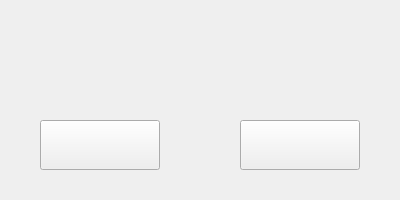
<?xml version="1.0" encoding="UTF-8"?>
<ui version="4.0">
 <class>GoRestartMaya</class>
 <widget class="QWidget" name="GoRestartMaya">
  <property name="geometry">
   <rect>
    <x>0</x>
    <y>0</y>
    <width>400</width>
    <height>200</height>
   </rect>
  </property>
  <property name="minimumSize">
   <size>
    <width>400</width>
    <height>200</height>
   </size>
  </property>
  <property name="maximumSize">
   <size>
    <width>400</width>
    <height>200</height>
   </size>
  </property>
  <property name="windowTitle">
   <string>GoRestartMaya</string>
  </property>
  <widget class="QLabel" name="background">
   <property name="geometry">
    <rect>
     <x>0</x>
     <y>0</y>
     <width>400</width>
     <height>200</height>
    </rect>
   </property>
   <property name="text">
    <string/>
   </property>
  </widget>
  <widget class="QPushButton" name="Quit_maya_bttn">
   <property name="geometry">
    <rect>
     <x>40</x>
     <y>120</y>
     <width>120</width>
     <height>50</height>
    </rect>
   </property>
   <property name="text">
    <string/>
   </property>
  </widget>
  <widget class="QPushButton" name="Back_buttn">
   <property name="geometry">
    <rect>
     <x>240</x>
     <y>120</y>
     <width>120</width>
     <height>50</height>
    </rect>
   </property>
   <property name="text">
    <string/>
   </property>
  </widget>
 </widget>
 <resources/>
 <connections/>
</ui>
